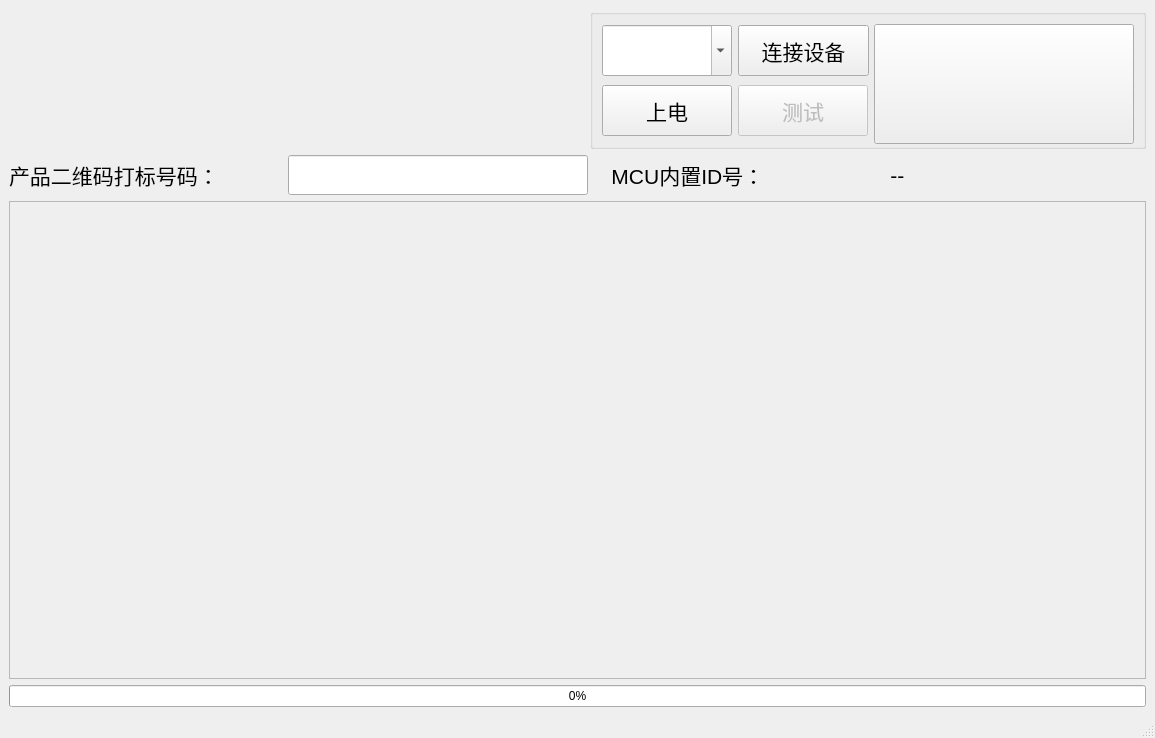
<?xml version="1.0" encoding="UTF-8"?>
<ui version="4.0">
 <class>MainWindow</class>
 <widget class="QMainWindow" name="MainWindow">
  <property name="geometry">
   <rect>
    <x>0</x>
    <y>0</y>
    <width>1155</width>
    <height>738</height>
   </rect>
  </property>
  <property name="minimumSize">
   <size>
    <width>1150</width>
    <height>725</height>
   </size>
  </property>
  <property name="windowTitle">
   <string>MainWindow</string>
  </property>
  <widget class="QWidget" name="centralwidget">
   <layout class="QGridLayout" name="gridLayout_2">
    <item row="3" column="0" colspan="2">
     <widget class="QProgressBar" name="progressBar">
      <property name="value">
       <number>0</number>
      </property>
     </widget>
    </item>
    <item row="0" column="0">
     <widget class="QLabel" name="rclabel">
      <property name="minimumSize">
       <size>
        <width>570</width>
        <height>140</height>
       </size>
      </property>
      <property name="font">
       <font>
        <pointsize>16</pointsize>
       </font>
      </property>
      <property name="text">
       <string/>
      </property>
     </widget>
    </item>
    <item row="1" column="0" colspan="2">
     <layout class="QHBoxLayout" name="horizontalLayout_3">
      <item>
       <widget class="QLabel" name="label">
        <property name="font">
         <font>
          <pointsize>16</pointsize>
         </font>
        </property>
        <property name="text">
         <string>产品二维码打标号码：</string>
        </property>
       </widget>
      </item>
      <item>
       <widget class="QLineEdit" name="idShowEdit">
        <property name="minimumSize">
         <size>
          <width>116</width>
          <height>40</height>
         </size>
        </property>
        <property name="maximumSize">
         <size>
          <width>300</width>
          <height>16777215</height>
         </size>
        </property>
       </widget>
      </item>
      <item>
       <widget class="QLabel" name="label_3">
        <property name="minimumSize">
         <size>
          <width>182</width>
          <height>40</height>
         </size>
        </property>
        <property name="font">
         <font>
          <pointsize>16</pointsize>
         </font>
        </property>
        <property name="text">
         <string>   MCU内置ID号：</string>
        </property>
       </widget>
      </item>
      <item>
       <widget class="QLabel" name="IDlabel">
        <property name="minimumSize">
         <size>
          <width>182</width>
          <height>40</height>
         </size>
        </property>
        <property name="font">
         <font>
          <pointsize>16</pointsize>
         </font>
        </property>
        <property name="text">
         <string>   --</string>
        </property>
       </widget>
      </item>
     </layout>
    </item>
    <item row="2" column="0" colspan="2">
     <widget class="QTextEdit" name="textEdit">
      <property name="enabled">
       <bool>false</bool>
      </property>
     </widget>
    </item>
    <item row="0" column="1">
     <widget class="QGroupBox" name="groupBox">
      <property name="minimumSize">
       <size>
        <width>556</width>
        <height>140</height>
       </size>
      </property>
      <property name="maximumSize">
       <size>
        <width>556</width>
        <height>140</height>
       </size>
      </property>
      <property name="title">
       <string/>
      </property>
      <layout class="QGridLayout" name="gridLayout">
       <item row="0" column="0">
        <layout class="QHBoxLayout" name="horizontalLayout">
         <item>
          <widget class="QComboBox" name="serial1Box">
           <property name="minimumSize">
            <size>
             <width>130</width>
             <height>51</height>
            </size>
           </property>
           <property name="font">
            <font>
             <pointsize>16</pointsize>
            </font>
           </property>
           <property name="editable">
            <bool>true</bool>
           </property>
          </widget>
         </item>
         <item>
          <widget class="QPushButton" name="openButton">
           <property name="minimumSize">
            <size>
             <width>131</width>
             <height>51</height>
            </size>
           </property>
           <property name="font">
            <font>
             <pointsize>16</pointsize>
            </font>
           </property>
           <property name="text">
            <string>连接设备</string>
           </property>
          </widget>
         </item>
        </layout>
       </item>
       <item row="0" column="1" rowspan="2">
        <widget class="QPushButton" name="resShowButton">
         <property name="minimumSize">
          <size>
           <width>260</width>
           <height>120</height>
          </size>
         </property>
         <property name="font">
          <font>
           <pointsize>24</pointsize>
          </font>
         </property>
         <property name="text">
          <string/>
         </property>
        </widget>
       </item>
       <item row="1" column="0">
        <layout class="QHBoxLayout" name="horizontalLayout_2">
         <item>
          <widget class="QPushButton" name="testStopButton">
           <property name="minimumSize">
            <size>
             <width>130</width>
             <height>51</height>
            </size>
           </property>
           <property name="font">
            <font>
             <pointsize>16</pointsize>
            </font>
           </property>
           <property name="text">
            <string>上电</string>
           </property>
          </widget>
         </item>
         <item>
          <widget class="QPushButton" name="testStartButton">
           <property name="enabled">
            <bool>false</bool>
           </property>
           <property name="minimumSize">
            <size>
             <width>130</width>
             <height>51</height>
            </size>
           </property>
           <property name="font">
            <font>
             <pointsize>16</pointsize>
            </font>
           </property>
           <property name="text">
            <string>测试</string>
           </property>
          </widget>
         </item>
        </layout>
       </item>
      </layout>
     </widget>
    </item>
   </layout>
  </widget>
  <widget class="QMenuBar" name="menubar">
   <property name="geometry">
    <rect>
     <x>0</x>
     <y>0</y>
     <width>1155</width>
     <height>26</height>
    </rect>
   </property>
  </widget>
  <widget class="QStatusBar" name="statusbar"/>
 </widget>
 <resources/>
 <connections/>
</ui>
